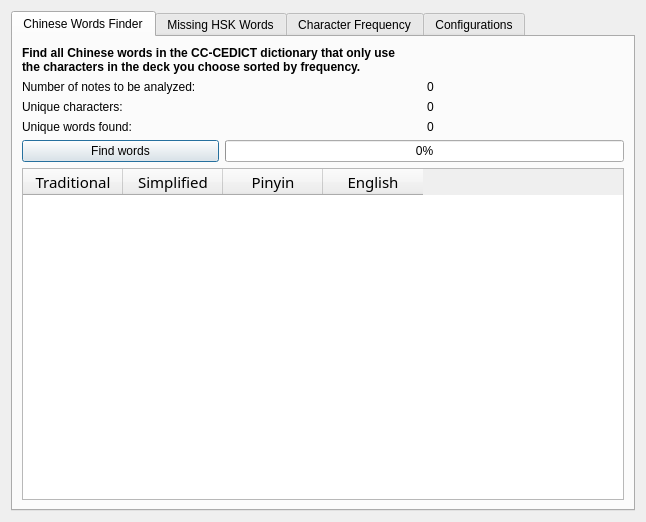
<?xml version="1.0" encoding="UTF-8"?>
<ui version="4.0">
 <class>Main</class>
 <widget class="QDialog" name="Main">
  <property name="windowModality">
   <enum>Qt::NonModal</enum>
  </property>
  <property name="enabled">
   <bool>true</bool>
  </property>
  <property name="geometry">
   <rect>
    <x>0</x>
    <y>0</y>
    <width>646</width>
    <height>522</height>
   </rect>
  </property>
  <property name="focusPolicy">
   <enum>Qt::TabFocus</enum>
  </property>
  <property name="acceptDrops">
   <bool>false</bool>
  </property>
  <property name="windowTitle">
   <string>Chinese Words Finder</string>
  </property>
  <property name="windowIcon">
   <iconset resource="icons.qrc">
    <normaloff>:/search/icons/icon.png</normaloff>:/search/icons/icon.png</iconset>
  </property>
  <property name="toolTip">
   <string/>
  </property>
  <property name="whatsThis">
   <string/>
  </property>
  <property name="autoFillBackground">
   <bool>false</bool>
  </property>
  <property name="sizeGripEnabled">
   <bool>false</bool>
  </property>
  <layout class="QHBoxLayout" name="horizontalLayout_2">
   <item>
    <widget class="QTabWidget" name="Tab">
     <property name="currentIndex">
      <number>0</number>
     </property>
     <widget class="QWidget" name="tab">
      <attribute name="title">
       <string>Chinese Words Finder</string>
      </attribute>
      <layout class="QGridLayout" name="gridLayout_6">
       <item row="0" column="0">
        <layout class="QGridLayout" name="gridLayout_5">
         <item row="1" column="0" colspan="2">
          <widget class="QLabel" name="Notenumber">
           <property name="font">
            <font>
             <pointsize>9</pointsize>
            </font>
           </property>
           <property name="text">
            <string>Number of notes to be analyzed:</string>
           </property>
          </widget>
         </item>
         <item row="5" column="0" colspan="3">
          <widget class="QTableWidget" name="Results">
           <property name="font">
            <font>
             <family>KaiTi</family>
             <pointsize>11</pointsize>
            </font>
           </property>
           <property name="editTriggers">
            <set>QAbstractItemView::NoEditTriggers</set>
           </property>
           <property name="alternatingRowColors">
            <bool>true</bool>
           </property>
           <property name="selectionMode">
            <enum>QAbstractItemView::NoSelection</enum>
           </property>
           <column>
            <property name="text">
             <string>Traditional</string>
            </property>
           </column>
           <column>
            <property name="text">
             <string>Simplified</string>
            </property>
           </column>
           <column>
            <property name="text">
             <string>Pinyin</string>
            </property>
           </column>
           <column>
            <property name="text">
             <string>English</string>
            </property>
           </column>
          </widget>
         </item>
         <item row="2" column="0">
          <widget class="QLabel" name="Unique">
           <property name="font">
            <font>
             <pointsize>9</pointsize>
            </font>
           </property>
           <property name="text">
            <string>Unique characters:</string>
           </property>
          </widget>
         </item>
         <item row="3" column="0">
          <widget class="QLabel" name="Found">
           <property name="font">
            <font>
             <pointsize>9</pointsize>
            </font>
           </property>
           <property name="text">
            <string>Unique words found:</string>
           </property>
          </widget>
         </item>
         <item row="2" column="2">
          <widget class="QLabel" name="Unique_Value">
           <property name="font">
            <font>
             <pointsize>9</pointsize>
            </font>
           </property>
           <property name="text">
            <string>0</string>
           </property>
          </widget>
         </item>
         <item row="3" column="2">
          <widget class="QLabel" name="Found_Value">
           <property name="font">
            <font>
             <pointsize>9</pointsize>
            </font>
           </property>
           <property name="text">
            <string>0</string>
           </property>
          </widget>
         </item>
         <item row="1" column="2">
          <widget class="QLabel" name="Notenumber_Value">
           <property name="font">
            <font>
             <pointsize>9</pointsize>
            </font>
           </property>
           <property name="text">
            <string>0</string>
           </property>
          </widget>
         </item>
         <item row="4" column="1" colspan="2">
          <widget class="QProgressBar" name="pbar">
           <property name="value">
            <number>0</number>
           </property>
          </widget>
         </item>
         <item row="0" column="0" colspan="3">
          <widget class="QLabel" name="CWF_Info">
           <property name="font">
            <font>
             <pointsize>9</pointsize>
             <weight>75</weight>
             <bold>true</bold>
            </font>
           </property>
           <property name="text">
            <string>&lt;html&gt;&lt;head/&gt;&lt;body&gt;&lt;p&gt;Find all Chinese words in the CC-CEDICT dictionary that only use &lt;br/&gt;the characters in the deck you choose sorted by frequency.&lt;/p&gt;&lt;/body&gt;&lt;/html&gt;</string>
           </property>
          </widget>
         </item>
         <item row="4" column="0">
          <widget class="QPushButton" name="CWF_start">
           <property name="text">
            <string>Find words</string>
           </property>
          </widget>
         </item>
        </layout>
       </item>
      </layout>
     </widget>
     <widget class="QWidget" name="tab_3">
      <attribute name="title">
       <string>Missing HSK Words</string>
      </attribute>
      <layout class="QGridLayout" name="gridLayout_8">
       <item row="0" column="0">
        <layout class="QGridLayout" name="gridLayout_4">
         <item row="2" column="3">
          <widget class="QLabel" name="Unique_HSK_Value">
           <property name="font">
            <font>
             <pointsize>9</pointsize>
            </font>
           </property>
           <property name="text">
            <string>0</string>
           </property>
          </widget>
         </item>
         <item row="4" column="0" colspan="4">
          <widget class="QPushButton" name="HSK_start">
           <property name="text">
            <string>Find HSK words</string>
           </property>
          </widget>
         </item>
         <item row="0" column="0" colspan="4">
          <widget class="QLabel" name="HSK_Info">
           <property name="font">
            <font>
             <pointsize>9</pointsize>
             <weight>75</weight>
             <bold>true</bold>
            </font>
           </property>
           <property name="text">
            <string>&lt;html&gt;&lt;head/&gt;&lt;body&gt;&lt;p&gt;Find all missing HSK words.&lt;/p&gt;&lt;/body&gt;&lt;/html&gt;</string>
           </property>
          </widget>
         </item>
         <item row="3" column="0" colspan="2">
          <widget class="QLabel" name="Found_HSK">
           <property name="font">
            <font>
             <pointsize>9</pointsize>
            </font>
           </property>
           <property name="text">
            <string>HSK words found:</string>
           </property>
          </widget>
         </item>
         <item row="3" column="3">
          <widget class="QLabel" name="Found_HSK_Value">
           <property name="font">
            <font>
             <pointsize>9</pointsize>
            </font>
           </property>
           <property name="text">
            <string>0</string>
           </property>
          </widget>
         </item>
         <item row="1" column="3">
          <widget class="QLabel" name="Notenumber_HSK_Value">
           <property name="font">
            <font>
             <pointsize>9</pointsize>
            </font>
           </property>
           <property name="text">
            <string>0</string>
           </property>
          </widget>
         </item>
         <item row="1" column="0" colspan="3">
          <widget class="QLabel" name="Notenumber_HSK">
           <property name="font">
            <font>
             <pointsize>9</pointsize>
            </font>
           </property>
           <property name="text">
            <string>Number of notes to be analyzed:</string>
           </property>
          </widget>
         </item>
         <item row="2" column="0" colspan="2">
          <widget class="QLabel" name="Unique_HSK">
           <property name="font">
            <font>
             <pointsize>9</pointsize>
            </font>
           </property>
           <property name="text">
            <string>Unique characters:</string>
           </property>
          </widget>
         </item>
         <item row="5" column="0" colspan="4">
          <widget class="QTableWidget" name="Results_HSK">
           <property name="font">
            <font>
             <family>KaiTi</family>
             <pointsize>11</pointsize>
            </font>
           </property>
           <property name="editTriggers">
            <set>QAbstractItemView::NoEditTriggers</set>
           </property>
           <property name="alternatingRowColors">
            <bool>true</bool>
           </property>
           <property name="selectionMode">
            <enum>QAbstractItemView::NoSelection</enum>
           </property>
           <column>
            <property name="text">
             <string>HSK Level</string>
            </property>
           </column>
           <column>
            <property name="text">
             <string>Traditional</string>
            </property>
           </column>
           <column>
            <property name="text">
             <string>Simplified</string>
            </property>
           </column>
           <column>
            <property name="text">
             <string>Pinyin</string>
            </property>
           </column>
           <column>
            <property name="text">
             <string>English</string>
            </property>
           </column>
          </widget>
         </item>
        </layout>
       </item>
      </layout>
     </widget>
     <widget class="QWidget" name="tab_4">
      <attribute name="title">
       <string>Character Frequency</string>
      </attribute>
      <layout class="QGridLayout" name="gridLayout_9">
       <item row="0" column="0">
        <layout class="QGridLayout" name="gridLayout_3">
         <item row="0" column="0">
          <widget class="QLabel" name="Unique_HSK_2">
           <property name="font">
            <font>
             <pointsize>9</pointsize>
             <weight>75</weight>
             <bold>true</bold>
            </font>
           </property>
           <property name="text">
            <string>Unique characters:</string>
           </property>
          </widget>
         </item>
         <item row="0" column="1">
          <widget class="QLabel" name="Unique_HSK_Value_2">
           <property name="font">
            <font>
             <pointsize>9</pointsize>
             <weight>75</weight>
             <bold>true</bold>
            </font>
           </property>
           <property name="text">
            <string>0</string>
           </property>
          </widget>
         </item>
         <item row="1" column="0" colspan="2">
          <widget class="QListWidget" name="Results_Freq">
           <property name="font">
            <font>
             <family>KaiTi</family>
             <pointsize>12</pointsize>
            </font>
           </property>
           <property name="styleSheet">
            <string notr="true"/>
           </property>
          </widget>
         </item>
        </layout>
       </item>
      </layout>
     </widget>
     <widget class="QWidget" name="tab_2">
      <attribute name="title">
       <string>Configurations</string>
      </attribute>
      <widget class="QGroupBox" name="General_Box">
       <property name="geometry">
        <rect>
         <x>9</x>
         <y>9</y>
         <width>602</width>
         <height>241</height>
        </rect>
       </property>
       <property name="title">
        <string>General</string>
       </property>
       <widget class="QWidget" name="layoutWidget">
        <property name="geometry">
         <rect>
          <x>12</x>
          <y>21</y>
          <width>581</width>
          <height>204</height>
         </rect>
        </property>
        <layout class="QGridLayout" name="gridLayout_2">
         <item row="0" column="0">
          <widget class="QLabel" name="Deck_Label">
           <property name="font">
            <font>
             <pointsize>9</pointsize>
            </font>
           </property>
           <property name="text">
            <string>Decks you want to analyse:</string>
           </property>
          </widget>
         </item>
         <item row="0" column="1">
          <widget class="QLabel" name="Filter_Label">
           <property name="font">
            <font>
             <pointsize>9</pointsize>
            </font>
           </property>
           <property name="text">
            <string>Filterwords that won't appear in the results:</string>
           </property>
          </widget>
         </item>
         <item row="1" column="0">
          <widget class="QLineEdit" name="Decks"/>
         </item>
         <item row="1" column="1">
          <widget class="QLineEdit" name="Filter">
           <property name="text">
            <string/>
           </property>
          </widget>
         </item>
         <item row="2" column="0">
          <widget class="QLabel" name="Subdecks_Label">
           <property name="font">
            <font>
             <pointsize>9</pointsize>
            </font>
           </property>
           <property name="text">
            <string>Subdecks you want to exclude:</string>
           </property>
          </widget>
         </item>
         <item row="2" column="1">
          <widget class="QLabel" name="Field_Label">
           <property name="font">
            <font>
             <pointsize>9</pointsize>
            </font>
           </property>
           <property name="text">
            <string>Field you want to analyse:</string>
           </property>
          </widget>
         </item>
         <item row="3" column="0">
          <widget class="QLineEdit" name="Subdecks"/>
         </item>
         <item row="3" column="1">
          <widget class="QSpinBox" name="Field_Number"/>
         </item>
         <item row="4" column="0">
          <widget class="QLabel" name="TOS_Label">
           <property name="font">
            <font>
             <pointsize>9</pointsize>
            </font>
           </property>
           <property name="text">
            <string>Type of characters you are using:</string>
           </property>
          </widget>
         </item>
         <item row="4" column="1">
          <widget class="QLabel" name="Max_Label">
           <property name="font">
            <font>
             <pointsize>9</pointsize>
            </font>
           </property>
           <property name="text">
            <string>Maximum length of output words:</string>
           </property>
          </widget>
         </item>
         <item row="5" column="0">
          <widget class="QComboBox" name="TOS">
           <item>
            <property name="text">
             <string>Simplified</string>
            </property>
           </item>
           <item>
            <property name="text">
             <string>Traditional</string>
            </property>
           </item>
          </widget>
         </item>
         <item row="5" column="1">
          <widget class="QSpinBox" name="Max"/>
         </item>
         <item row="6" column="0">
          <widget class="QLabel" name="HSK_Label">
           <property name="font">
            <font>
             <pointsize>9</pointsize>
            </font>
           </property>
           <property name="text">
            <string>HSK level:</string>
           </property>
          </widget>
         </item>
         <item row="6" column="1">
          <widget class="QLabel" name="Min_Label">
           <property name="font">
            <font>
             <pointsize>9</pointsize>
            </font>
           </property>
           <property name="text">
            <string>Minimum length of output words:</string>
           </property>
          </widget>
         </item>
         <item row="7" column="0">
          <widget class="QComboBox" name="HSK">
           <item>
            <property name="text">
             <string>HSK 1</string>
            </property>
           </item>
           <item>
            <property name="text">
             <string>HSK 2</string>
            </property>
           </item>
           <item>
            <property name="text">
             <string>HSK 3</string>
            </property>
           </item>
           <item>
            <property name="text">
             <string>HSK 4</string>
            </property>
           </item>
           <item>
            <property name="text">
             <string>HSK 5</string>
            </property>
           </item>
           <item>
            <property name="text">
             <string>HSK 6</string>
            </property>
           </item>
          </widget>
         </item>
         <item row="7" column="1">
          <widget class="QSpinBox" name="Min"/>
         </item>
        </layout>
       </widget>
      </widget>
      <widget class="QGroupBox" name="Import_Box">
       <property name="geometry">
        <rect>
         <x>10</x>
         <y>260</y>
         <width>602</width>
         <height>171</height>
        </rect>
       </property>
       <property name="title">
        <string>Import</string>
       </property>
       <widget class="QWidget" name="layoutWidget">
        <property name="geometry">
         <rect>
          <x>13</x>
          <y>28</y>
          <width>581</width>
          <height>131</height>
         </rect>
        </property>
        <layout class="QGridLayout" name="gridLayout">
         <item row="1" column="0">
          <widget class="QLabel" name="Import_Notetype_Label">
           <property name="font">
            <font>
             <pointsize>9</pointsize>
            </font>
           </property>
           <property name="text">
            <string>Notetype:</string>
           </property>
          </widget>
         </item>
         <item row="1" column="2">
          <widget class="QLabel" name="Import_Deck_Label">
           <property name="font">
            <font>
             <pointsize>9</pointsize>
            </font>
           </property>
           <property name="text">
            <string>Deck</string>
           </property>
          </widget>
         </item>
         <item row="3" column="0">
          <widget class="QLabel" name="Field1_Label">
           <property name="text">
            <string>Field 1:</string>
           </property>
          </widget>
         </item>
         <item row="3" column="1">
          <widget class="QLabel" name="Field2_Label">
           <property name="text">
            <string>Field 2:</string>
           </property>
          </widget>
         </item>
         <item row="3" column="2">
          <widget class="QLabel" name="Field3_Label">
           <property name="text">
            <string>Field 3:</string>
           </property>
          </widget>
         </item>
         <item row="3" column="3">
          <widget class="QLabel" name="Field4_Label">
           <property name="text">
            <string>Field 4:</string>
           </property>
          </widget>
         </item>
         <item row="4" column="0">
          <widget class="QComboBox" name="Field1">
           <property name="enabled">
            <bool>false</bool>
           </property>
           <item>
            <property name="text">
             <string>Simplified</string>
            </property>
           </item>
           <item>
            <property name="text">
             <string>Traditional</string>
            </property>
           </item>
           <item>
            <property name="text">
             <string>Pinyin</string>
            </property>
           </item>
           <item>
            <property name="text">
             <string>English</string>
            </property>
           </item>
          </widget>
         </item>
         <item row="4" column="1">
          <widget class="QComboBox" name="Field2">
           <property name="enabled">
            <bool>false</bool>
           </property>
           <item>
            <property name="text">
             <string>Traditional</string>
            </property>
           </item>
           <item>
            <property name="text">
             <string>Simplified</string>
            </property>
           </item>
           <item>
            <property name="text">
             <string>Pinyin</string>
            </property>
           </item>
           <item>
            <property name="text">
             <string>English</string>
            </property>
           </item>
          </widget>
         </item>
         <item row="4" column="2">
          <widget class="QComboBox" name="Field3">
           <property name="enabled">
            <bool>false</bool>
           </property>
           <item>
            <property name="text">
             <string>Pinyin</string>
            </property>
           </item>
           <item>
            <property name="text">
             <string>Simplified</string>
            </property>
           </item>
           <item>
            <property name="text">
             <string>Traditional</string>
            </property>
           </item>
           <item>
            <property name="text">
             <string>English</string>
            </property>
           </item>
           <item>
            <property name="text">
             <string>Nothing</string>
            </property>
           </item>
          </widget>
         </item>
         <item row="4" column="3">
          <widget class="QComboBox" name="Field4">
           <property name="enabled">
            <bool>false</bool>
           </property>
           <item>
            <property name="text">
             <string>English</string>
            </property>
           </item>
           <item>
            <property name="text">
             <string>Simplified</string>
            </property>
           </item>
           <item>
            <property name="text">
             <string>Traditional</string>
            </property>
           </item>
           <item>
            <property name="text">
             <string>Pinyin</string>
            </property>
           </item>
           <item>
            <property name="text">
             <string>Nothing</string>
            </property>
           </item>
          </widget>
         </item>
         <item row="2" column="0" colspan="2">
          <widget class="QComboBox" name="Import_Notetype">
           <property name="enabled">
            <bool>false</bool>
           </property>
          </widget>
         </item>
         <item row="2" column="2" colspan="2">
          <widget class="QComboBox" name="Import_Deck">
           <property name="enabled">
            <bool>false</bool>
           </property>
          </widget>
         </item>
         <item row="0" column="0" colspan="4">
          <widget class="QCheckBox" name="Check_Import">
           <property name="font">
            <font>
             <pointsize>9</pointsize>
            </font>
           </property>
           <property name="text">
            <string>Automatically import results into Anki</string>
           </property>
          </widget>
         </item>
        </layout>
       </widget>
      </widget>
      <widget class="QWidget" name="layoutWidget">
       <property name="geometry">
        <rect>
         <x>11</x>
         <y>431</y>
         <width>601</width>
         <height>30</height>
        </rect>
       </property>
       <layout class="QHBoxLayout" name="horizontalLayout">
        <item>
         <widget class="QPushButton" name="Save_Button">
          <property name="font">
           <font>
            <pointsize>9</pointsize>
            <weight>50</weight>
            <bold>false</bold>
           </font>
          </property>
          <property name="text">
           <string>Save</string>
          </property>
         </widget>
        </item>
        <item>
         <widget class="QPushButton" name="Default_Button">
          <property name="font">
           <font>
            <pointsize>9</pointsize>
            <weight>50</weight>
            <bold>false</bold>
           </font>
          </property>
          <property name="text">
           <string>Restore Defaults</string>
          </property>
         </widget>
        </item>
       </layout>
      </widget>
     </widget>
    </widget>
   </item>
  </layout>
 </widget>
 <tabstops>
  <tabstop>Tab</tabstop>
  <tabstop>CWF_start</tabstop>
  <tabstop>Results</tabstop>
  <tabstop>HSK_start</tabstop>
  <tabstop>Results_HSK</tabstop>
  <tabstop>Results_Freq</tabstop>
  <tabstop>Decks</tabstop>
  <tabstop>Filter</tabstop>
  <tabstop>Subdecks</tabstop>
  <tabstop>Field_Number</tabstop>
  <tabstop>TOS</tabstop>
  <tabstop>Max</tabstop>
  <tabstop>HSK</tabstop>
  <tabstop>Min</tabstop>
  <tabstop>Check_Import</tabstop>
  <tabstop>Import_Notetype</tabstop>
  <tabstop>Import_Deck</tabstop>
  <tabstop>Field1</tabstop>
  <tabstop>Field2</tabstop>
  <tabstop>Field3</tabstop>
  <tabstop>Field4</tabstop>
  <tabstop>Save_Button</tabstop>
  <tabstop>Default_Button</tabstop>
 </tabstops>
 <resources>
  <include location="icons.qrc"/>
 </resources>
 <connections/>
</ui>
